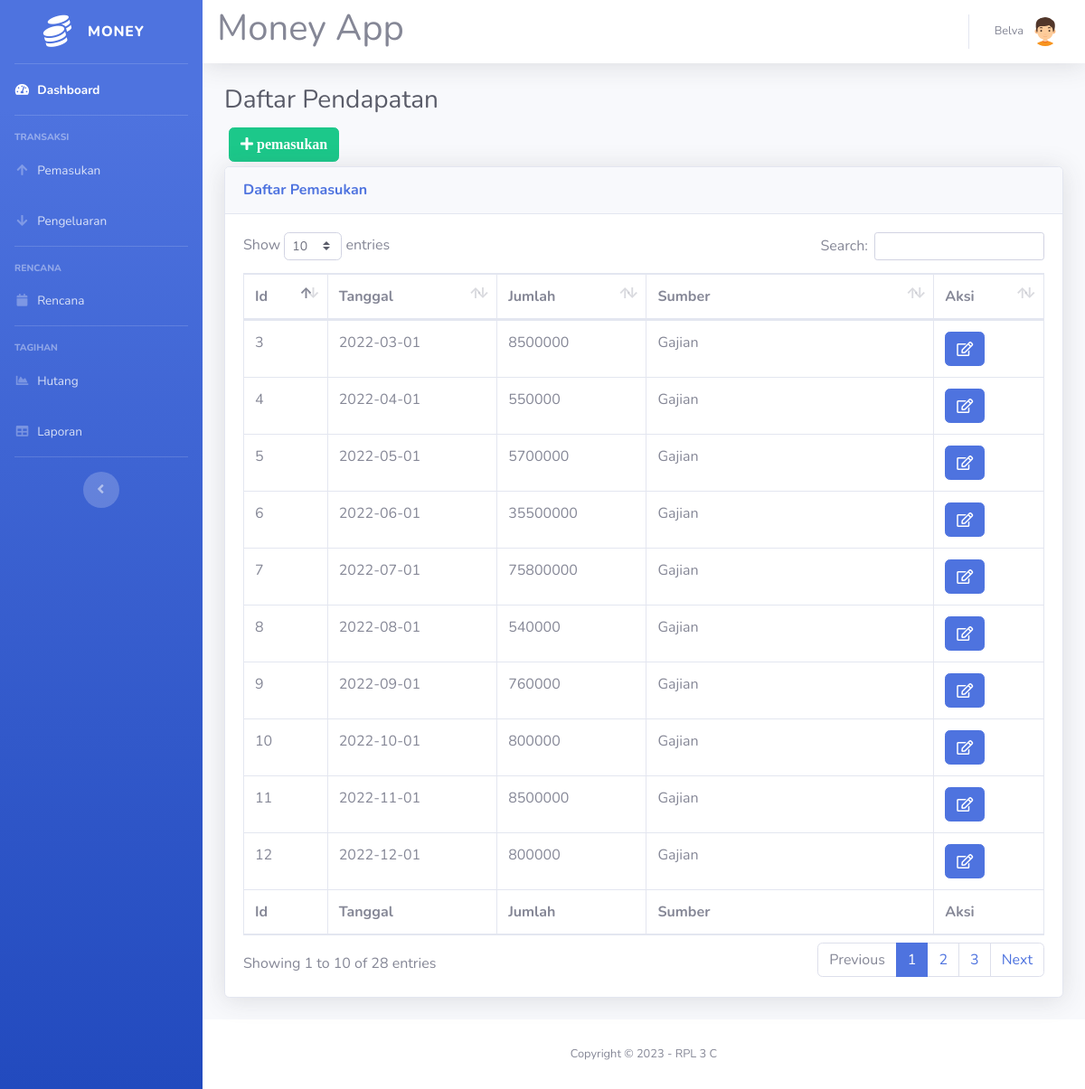
The page /pendapatan.php (signed in) on the database its author committed.
### tables this page shows
CREATE TABLE `pemasukan` (
  `id_pemasukan` int(11) NOT NULL,
  `tgl_pemasukan` date NOT NULL,
  `jumlah` int(11) NOT NULL,
  `sumber` text DEFAULT NULL
);

### pendapatan.php (the view, shortened to what this page needs)
<!DOCTYPE html>
<html lang="en">
<head>
  <link href="vendor/fontawesome-free/css/all.min.css" rel="stylesheet" type="text/css">
  <link href="css/sb-admin-2.min.css" rel="stylesheet">
  <link href="vendor/datatables/dataTables.bootstrap4.min.css" rel="stylesheet">
</head>
<body id="page-top">
<?php require 'koneksi.php'; ?>
<?php require 'sidebar.php'; ?>
      <div id="content">
<?php require 'navbar.php'; ?>
        <div class="container-fluid">
        <h1 class="h3 mb-2 text-gray-800">Daftar Pendapatan</h1>
<button type="button" class="btn btn-success" style="margin:5px" data-toggle="modal" data-target="#myModalTambah"><i class="fa fa-plus"> pemasukan</i></button><br>
          <div class="card shadow mb-4">
            <div class="card-header py-3">
              <h6 class="m-0 font-weight-bold text-primary">Daftar Pemasukan</h6>
            </div>
            <div class="card-body">
              <div class="table-responsive">
                <table class="table table-bordered" id="dataTable" width="100%" cellspacing="0">
                  <thead>
                    <tr>
                      <th>Id</th>
                      <th>Tanggal</th>
                      <th>Jumlah</th>
                      <th>Sumber</th>
                      <th>Aksi</th>
                    </tr>
                  </thead>
                  <tfoot>
                    <tr>
                      <th>Id</th>
                      <th>Tanggal</th>
                      <th>Jumlah</th>
                      <th>Sumber</th>
                      <th>Aksi</th>
                    </tr>
                  </tfoot>
                  <tbody>
				  <?php
$query = mysqli_query($koneksi,"SELECT * FROM pemasukan");
while ($data = mysqli_fetch_assoc($query))
{
?>
                    <tr>
                      <td><?=$data['id_pemasukan']?></td>
                      <td><?=$data['tgl_pemasukan']?></td>
                      <td><?=$data['jumlah']?></td>
                      <td><?=$data['sumber']?></td>
					  <td>
<a href="#" type="button" class=" fa fa-edit btn btn-primary btn-md" data-toggle="modal" data-target="#myModal<?php echo $data['id_pemasukan']; ?>"></a>
</td>
</tr>
  </div>
<?php
}
?>
<?php require 'footer.php'?>
</body>
</html>

### sidebar.php
<div id="wrapper">
  <ul class="navbar-nav bg-gradient-primary sidebar sidebar-dark accordion" id="accordionSidebar">
    <a class="sidebar-brand d-flex align-items-center justify-content-center" href="index.php">
      <div class="sidebar-brand-icon rotate-n-15">
        <i class="fas fa-coins"></i>
      </div>
      <div class="sidebar-brand-text mx-3">Money</div>
    </a>
    <hr class="sidebar-divider my-0">
    <li class="nav-item active">
      <a class="nav-link" href="index.php">
        <i class="fas fa-fw fa-tachometer-alt"></i>
        <span>Dashboard</span></a>
    </li>
    <hr class="sidebar-divider">
    <div class="sidebar-heading">
      Transaksi
    </div>
    <li class="nav-item">
      <a class="nav-link collapsed" href="pendapatan.php">
        <i class="fas fa-fw fa-arrow-up"></i>
        <span>Pemasukan</span>
      </a>
    </li>
    <li class="nav-item">
      <a class="nav-link collapsed" href="pengeluaran.php" >
        <i class="fas fa-fw fa-arrow-down"></i>
        <span>Pengeluaran</span>
      </a>
    </li>
    <hr class="sidebar-divider">
    <div class="sidebar-heading">
      Rencana
    </div>
    <li class="nav-item">
      <a class="nav-link collapsed" href="rencana.php">
        <i class="fas fa-fw fa-calendar"></i>
        <span>Rencana</span>
      </a>
    </li>
    <hr class="sidebar-divider">
    <div class="sidebar-heading">
      Tagihan
    </div>
    <li class="nav-item">
      <a class="nav-link" href="hutang.php">
        <i class="fas fa-fw fa-chart-area"></i>
        <span>Hutang</span></a>
    </li>
    <li class="nav-item">
      <a class="nav-link" href="laporan.php">
        <i class="fas fa-fw fa-table"></i>
        <span>Laporan</span></a>
    </li>
    <hr class="sidebar-divider d-none d-md-block">
    <div class="text-center d-none d-md-inline">
      <button class="rounded-circle border-0" id="sidebarToggle"></button>
    </div>
  </ul>
  <div id="content-wrapper" class="d-flex flex-column">

### navbar.php (shortened to what this page needs)
        <nav class="navbar navbar-expand navbar-light bg-white topbar mb-4 static-top shadow">
		<h1>Money App</h1>
<?php require 'user.php'; ?>
        </nav>

### user.php (shortened to what this page needs)
<ul class="navbar-nav ml-auto">
  <li class="nav-item dropdown no-arrow">
    <a class="nav-link dropdown-toggle" href="#" id="userDropdown" role="button" data-toggle="dropdown" aria-haspopup="true" aria-expanded="false">
      <span class="mr-2 d-none d-lg-inline text-gray-600 small"><?=$_SESSION['nama']?></span>
      <img class="img-profile rounded-circle" src="img/boy(2).png">
    </a>
  </li>
</ul>

### footer.php
<footer class="sticky-footer bg-white">
  <div class="container my-auto">
    <div class="copyright text-center my-auto">
      <span>Copyright &copy; 2023 - RPL 3 C</a>
      </span>
    </div>
  </div>
</footer>

### rows shown on the page
pemasukan: id_pemasukan "3", tgl_pemasukan "2022-03-01", jumlah "8500000", sumber "Gajian"
pemasukan: id_pemasukan "4", tgl_pemasukan "2022-04-01", jumlah "550000", sumber "Gajian"
pemasukan: id_pemasukan "5", tgl_pemasukan "2022-05-01", jumlah "5700000", sumber "Gajian"
pemasukan: id_pemasukan "6", tgl_pemasukan "2022-06-01", jumlah "35500000", sumber "Gajian"
pemasukan: id_pemasukan "7", tgl_pemasukan "2022-07-01", jumlah "75800000", sumber "Gajian"
pemasukan: id_pemasukan "8", tgl_pemasukan "2022-08-01", jumlah "540000", sumber "Gajian"
pemasukan: id_pemasukan "9", tgl_pemasukan "2022-09-01", jumlah "760000", sumber "Gajian"
pemasukan: id_pemasukan "10", tgl_pemasukan "2022-10-01", jumlah "800000", sumber "Gajian"
pemasukan: id_pemasukan "11", tgl_pemasukan "2022-11-01", jumlah "8500000", sumber "Gajian"
pemasukan: id_pemasukan "12", tgl_pemasukan "2022-12-01", jumlah "800000", sumber "Gajian"

### other values the page prints
$_SESSION['nama'] "Belva"
